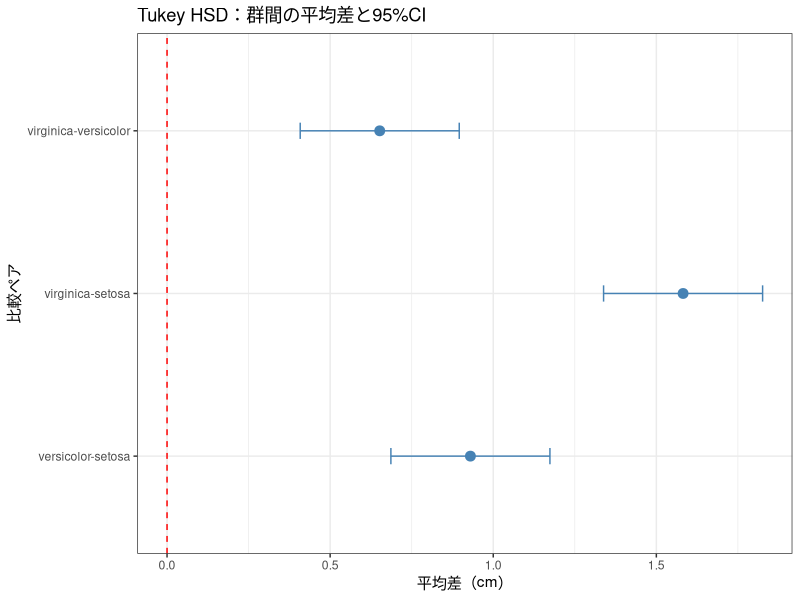
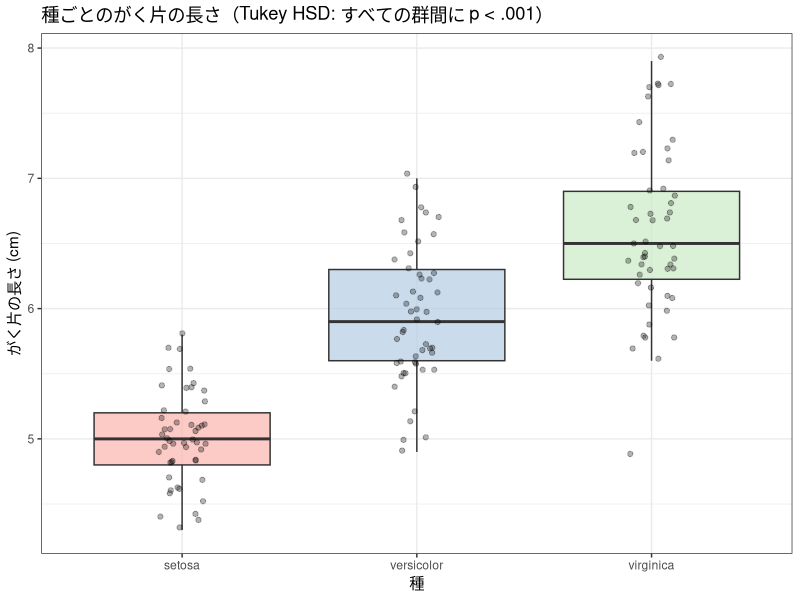

Here is the R script that generated these plots, in order:
## ---- chunk 1
knitr::opts_chunk$set(echo = TRUE, warning = FALSE, message = FALSE,
                      fig.width = 8, fig.height = 5)
library(tidyverse)

# 図の日本語が文字化けしないようにする（ragg があるときだけ有効にする）
if (requireNamespace("ragg", quietly = TRUE)) {
  knitr::opts_chunk$set(dev = "ragg_png")
}
## ---- chunk 2
library(tidyverse)
## ---- chunk 3
# 分散分析の実行（第13回の復習）
result_anova <- aov(Sepal.Length ~ Species, data = iris)
summary(result_anova)
## ---- chunk 4
# Tukey HSD 多重比較
result_tukey <- TukeyHSD(result_anova)
result_tukey
## ---- chunk 5
# confint() でデータフレームに変換して描く
tukey_df <- as.data.frame(result_tukey$Species)
tukey_df$comparison <- rownames(tukey_df)

ggplot(tukey_df, aes(x = comparison, y = diff)) +
  geom_point(size = 3, color = "steelblue") +
  geom_errorbar(aes(ymin = lwr, ymax = upr), width = 0.1, color = "steelblue") +
  geom_hline(yintercept = 0, linetype = "dashed", color = "red") +
  labs(title = "Tukey HSD：群間の平均差と95%CI",
       x = "比較ペア", y = "平均差（cm）") +
  coord_flip() +
  theme_bw()
## ---- chunk 6
# ggplot2で箱ひげ図を作成
p_box <- ggplot(iris, aes(x = Species, y = Sepal.Length, fill = Species)) +
  geom_boxplot(outlier.shape = NA, alpha = 0.7) +
  geom_jitter(width = 0.1, alpha = 0.3, size = 1.5) +
  scale_fill_brewer(palette = "Pastel1") +
  labs(title = "種ごとのがく片の長さ（Tukey HSD: すべての群間に p < .001）",
       x = "種", y = "がく片の長さ (cm)") +
  theme_bw() +
  theme(legend.position = "none")
p_box
## ---- chunk 7
iris |>
  group_by(Species) |>
  summarise(n = n(), M = mean(Sepal.Length), SD = sd(Sepal.Length)) |>
  mutate(across(where(is.numeric), ~ round(., 2)))
## ---- chunk 8
bartlett.test(Sepal.Length ~ Species, data = iris)
## ---- chunk 9
result_anova <- aov(Sepal.Length ~ Species, data = iris)
summary(result_anova)
## ---- chunk 10
TukeyHSD(result_anova)
## ---- chunk 11
ss_b <- 63.21
ss_t <- 63.21 + 38.96
round(ss_b / ss_t, 3)
